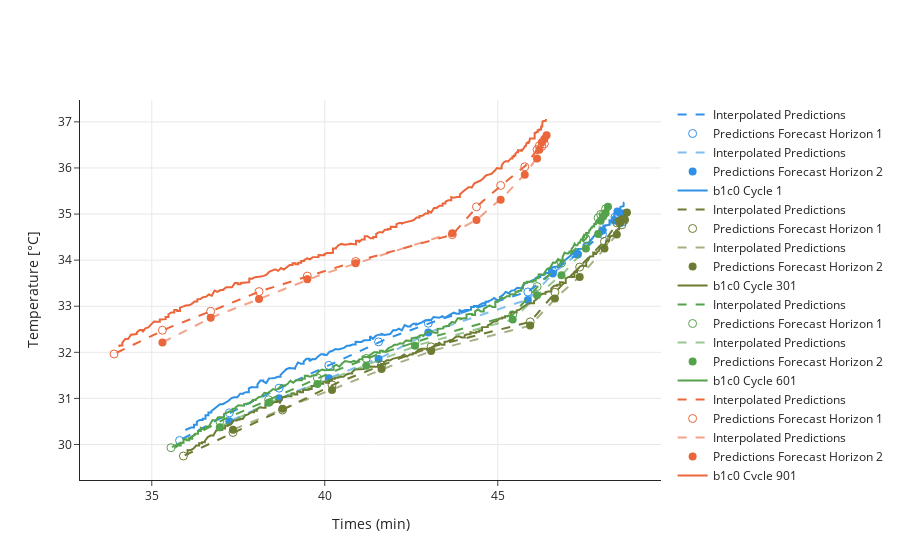

Notebook code cell kept with this figure:
### Code cell
test_cell_id_idx = 0
last_cycle = 1
current_cycle = 1

fig = go.Figure()
for i in range(0, len(datasets["X_test"]), batch_size * skip):
    
    last_cycle = current_cycle
    current_cycle = int(datasets["X_test"][i : i + batch_size][0][0][-1]*MAX_CYCLE)
    
    if last_cycle> current_cycle:
        test_cell_id_idx += 1
        
    cell_id = test_cell_ids[test_cell_id_idx]
    original_df = datasets["original_test"]

    original_df= original_df[original_df.Cycle==current_cycle]
    original_df= original_df[original_df.Cell==cell_id]
    original_df = original_df[original_df.I < MAX_DISCHARGE_CURRENT]
    original_df = original_df[original_df.I > MIN_DISCHARGE_CURRENT]

    original_df['Qd'] = (original_df['Qd']-original_df['Qd'].min())/(original_df['Qd'].max()-original_df['Qd'].min())

    if len(original_df)< 2:
        continue
    q_new = original_df.Qd.values
    t_new = original_df['t'].values
    time_interpolator = interp1d(x = q_new,  y = t_new, fill_value="extrapolate")
    
    
    for j in range(nf_steps):
        df_pred = pd.DataFrame(model.predict(datasets["X_test"][i : i + batch_size], verbose=0)[:, j, 1])
    
        ref_capacities_wrt_nf = REFERENCE_DISCHARGE_CAPACITIES[window_length+j:-nf_steps+j-1]

        prediction_interpolator = interp1d(x = ref_capacities_wrt_nf, 
                                           y = df_pred[0].values*(TEMPERATURE_MAX - TEMPERATURE_MIN) + TEMPERATURE_MIN,
                                           
                                          )
        
        q_j = q_new[q_new>= min(REFERENCE_DISCHARGE_CAPACITIES[window_length+j:-nf_steps+j-1])]
        q_j = q_j[q_j<= max(REFERENCE_DISCHARGE_CAPACITIES[window_length+j:-nf_steps+j-1])]
        t_interp = time_interpolator(REFERENCE_DISCHARGE_CAPACITIES[window_length:-nf_steps-1])
        if j==0:
            q_j0 = q_j
        V_pred = prediction_interpolator(q_j)
        fig.add_trace(
            go.Scatter(
                x=time_interpolator(q_j),
                y=V_pred,
                showlegend=True,
                mode="lines",
                line_dash="dash",
                name = "Interpolated Predictions",
                marker_color=pallete[i//skip],
                opacity=opacity_list[j]
            )
        )
        
        fig.add_trace(
            go.Scatter(
                x=time_interpolator(ref_capacities_wrt_nf),
                y=df_pred[0].values*(TEMPERATURE_MAX - TEMPERATURE_MIN) + TEMPERATURE_MIN,
                showlegend=True,
                mode="markers",
                name = f"Predictions Forecast Horizon {j+1}",
                marker_color=pallete[i//skip],
                marker_symbol = symbol_list[j],
                marker_size=8,
#                 marker_opacity=opacity_list[j]
            )
        )


    odf = original_df[original_df.Qd > q_j0.min()]
    odf = odf[odf.Qd < q_j.max()]
    fig.add_trace(
        go.Scatter(
            x=odf['t'],
            y=odf['temp'],
            showlegend=True,
            mode="lines",
            name = f"{cell_id} Cycle {current_cycle}",
            line_color=pallete[i//skip]
        )
    )


fig.update_yaxes(title="Temperature [°C]", showgrid=True)
fig.update_xaxes(title="Times (min)", showgrid=True)
fig.update_layout(template="simple_white")

### Figure 1 — Plotly figure (JSON) as saved in the notebook; plotly's stock layout.template omitted (floating-point values rounded to 4 significant figures; data arrays with more than 128 entries replaced by an {"elided": "..."} marker saying what was removed)
{"data": [{"line": {"dash": "dash"}, "marker": {"color": "#2E91E5"}, "mode": "lines", "name": "Interpolated Predictions", "opacity": 1, "showlegend": true, "type": "scatter", "x": {"elided": "231 float values"}, "y": {"elided": "231 float values"}}, {"marker": {"color": "#2E91E5", "size": 8, "symbol": "circle-open"}, "mode": "markers", "name": "Predictions Forecast Horizon 1", "showlegend": true, "type": "scatter", "x": [35.8, 37.24, 38.68, 40.12, 41.56, 42.99, 45.87, 46.59, 47.31, 48.03, 48.39, 48.46, 48.53, 48.61], "y": [30.09, 30.69, 31.22, 31.72, 32.23, 32.63, 33.31, 33.76, 34.13, 34.56, 34.93, 34.91, 34.81, 34.83]}, {"line": {"dash": "dash"}, "marker": {"color": "#2E91E5"}, "mode": "lines", "name": "Interpolated Predictions", "opacity": 0.6, "showlegend": true, "type": "scatter", "x": {"elided": "219 float values"}, "y": {"elided": "219 float values"}}, {"marker": {"color": "#2E91E5", "size": 8, "symbol": "circle"}, "mode": "markers", "name": "Predictions Forecast Horizon 2", "showlegend": true, "type": "scatter", "x": [37.24, 38.68, 40.12, 41.56, 42.99, 45.87, 46.59, 47.31, 48.03, 48.39, 48.46, 48.53, 48.61, 48.68], "y": [30.5, 31.0, 31.44, 31.85, 32.43, 33.13, 33.71, 34.13, 34.64, 34.86, 35.05, 35.02, 34.95, 35.02]}, {"line": {"color": "#2E91E5"}, "mode": "lines", "name": "b1c0 Cycle 1", "showlegend": true, "type": "scatter", "x": {"elided": "238 float values"}, "y": {"elided": "238 float values"}}, {"line": {"dash": "dash"}, "marker": {"color": "#6C7C32"}, "mode": "lines", "name": "Interpolated Predictions", "opacity": 1, "showlegend": true, "type": "scatter", "x": {"elided": "271 float values"}, "y": {"elided": "271 float values"}}, {"marker": {"color": "#6C7C32", "size": 8, "symbol": "circle-open"}, "mode": "markers", "name": "Predictions Forecast Horizon 1", "showlegend": true, "type": "scatter", "x": [35.91, 37.35, 38.78, 40.21, 41.64, 43.07, 45.94, 46.65, 47.37, 48.08, 48.44, 48.51, 48.59, 48.67], "y": [29.75, 30.26, 30.75, 31.29, 31.73, 32.12, 32.66, 33.3, 33.85, 34.4, 34.81, 34.82, 34.77, 34.87]}, {"line": {"dash": "dash"}, "marker": {"color": "#6C7C32"}, "mode": "lines", "name": "Interpolated Predictions", "opacity": 0.6, "showlegend": true, "type": "scatter", "x": {"elided": "257 float values"}, "y": {"elided": "257 float values"}}, {"marker": {"color": "#6C7C32", "size": 8, "symbol": "circle"}, "mode": "markers", "name": "Predictions Forecast Horizon 2", "showlegend": true, "type": "scatter", "x": [37.35, 38.78, 40.21, 41.64, 43.07, 45.94, 46.65, 47.37, 48.08, 48.44, 48.51, 48.59, 48.67, 48.73], "y": [30.32, 30.78, 31.18, 31.64, 32.03, 32.58, 33.17, 33.64, 34.25, 34.56, 34.84, 34.89, 34.89, 35.04]}, {"line": {"color": "#6C7C32"}, "mode": "lines", "name": "b1c0 Cycle 301", "showlegend": true, "type": "scatter", "x": {"elided": "279 float values"}, "y": {"elided": "279 float values"}}, {"line": {"dash": "dash"}, "marker": {"color": "#54A24B"}, "mode": "lines", "name": "Interpolated Predictions", "opacity": 1, "showlegend": true, "type": "scatter", "x": {"elided": "258 float values"}, "y": {"elided": "258 float values"}}, {"marker": {"color": "#54A24B", "size": 8, "symbol": "circle-open"}, "mode": "markers", "name": "Predictions Forecast Horizon 1", "showlegend": true, "type": "scatter", "x": [35.55, 36.97, 38.38, 39.79, 41.2, 42.61, 45.43, 46.14, 46.84, 47.55, 47.9, 47.97, 48.05, 48.12], "y": [29.93, 30.51, 30.97, 31.44, 31.87, 32.23, 32.81, 33.43, 33.94, 34.46, 34.92, 34.99, 34.99, 35.11]}, {"line": {"dash": "dash"}, "marker": {"color": "#54A24B"}, "mode": "lines", "name": "Interpolated Predictions", "opacity": 0.6, "showlegend": true, "type": "scatter", "x": {"elided": "240 float values"}, "y": {"elided": "240 float values"}}, {"marker": {"color": "#54A24B", "size": 8, "symbol": "circle"}, "mode": "markers", "name": "Predictions Forecast Horizon 2", "showlegend": true, "type": "scatter", "x": [36.97, 38.38, 39.79, 41.2, 42.61, 45.43, 46.14, 46.84, 47.55, 47.9, 47.97, 48.05, 48.12, 48.19], "y": [30.38, 30.9, 31.31, 31.71, 32.14, 32.71, 33.24, 33.67, 34.25, 34.57, 34.86, 34.95, 35.02, 35.16]}, {"line": {"color": "#54A24B"}, "mode": "lines", "name": "b1c0 Cycle 601", "showlegend": true, "type": "scatter", "x": {"elided": "262 float values"}, "y": {"elided": "262 float values"}}, {"line": {"dash": "dash"}, "marker": {"color": "#EB663B"}, "mode": "lines", "name": "Interpolated Predictions", "opacity": 1, "showlegend": true, "type": "scatter", "x": {"elided": "259 float values"}, "y": {"elided": "259 float values"}}, {"marker": {"color": "#EB663B", "size": 8, "symbol": "circle-open"}, "mode": "markers", "name": "Predictions Forecast Horizon 1", "showlegend": true, "type": "scatter", "x": [33.91, 35.31, 36.7, 38.1, 39.5, 40.89, 43.69, 44.38, 45.08, 45.78, 46.14, 46.2, 46.27, 46.35], "y": [31.96, 32.48, 32.89, 33.32, 33.65, 33.97, 34.55, 35.16, 35.62, 36.03, 36.4, 36.48, 36.47, 36.52]}, {"line": {"dash": "dash"}, "marker": {"color": "#EB663B"}, "mode": "lines", "name": "Interpolated Predictions", "opacity": 0.6, "showlegend": true, "type": "scatter", "x": {"elided": "246 float values"}, "y": {"elided": "246 float values"}}, {"marker": {"color": "#EB663B", "size": 8, "symbol": "circle"}, "mode": "markers", "name": "Predictions Forecast Horizon 2", "showlegend": true, "type": "scatter", "x": [35.31, 36.7, 38.1, 39.5, 40.89, 43.69, 44.38, 45.08, 45.78, 46.14, 46.2, 46.27, 46.35, 46.41], "y": [32.22, 32.75, 33.16, 33.58, 33.93, 34.58, 34.87, 35.31, 35.85, 36.2, 36.4, 36.56, 36.63, 36.71]}, {"line": {"color": "#EB663B"}, "mode": "lines", "name": "b1c0 Cycle 901", "showlegend": true, "type": "scatter", "x": {"elided": "265 float values"}, "y": {"elided": "265 float values"}}], "layout": {"xaxis": {"autorange": true, "range": [32.84, 49.8], "showgrid": true, "title": {"text": "Times (min)"}, "type": "linear"}, "yaxis": {"autorange": true, "range": [29.18, 37.48], "showgrid": true, "title": {"text": "Temperature [°C]"}, "type": "linear"}}}
